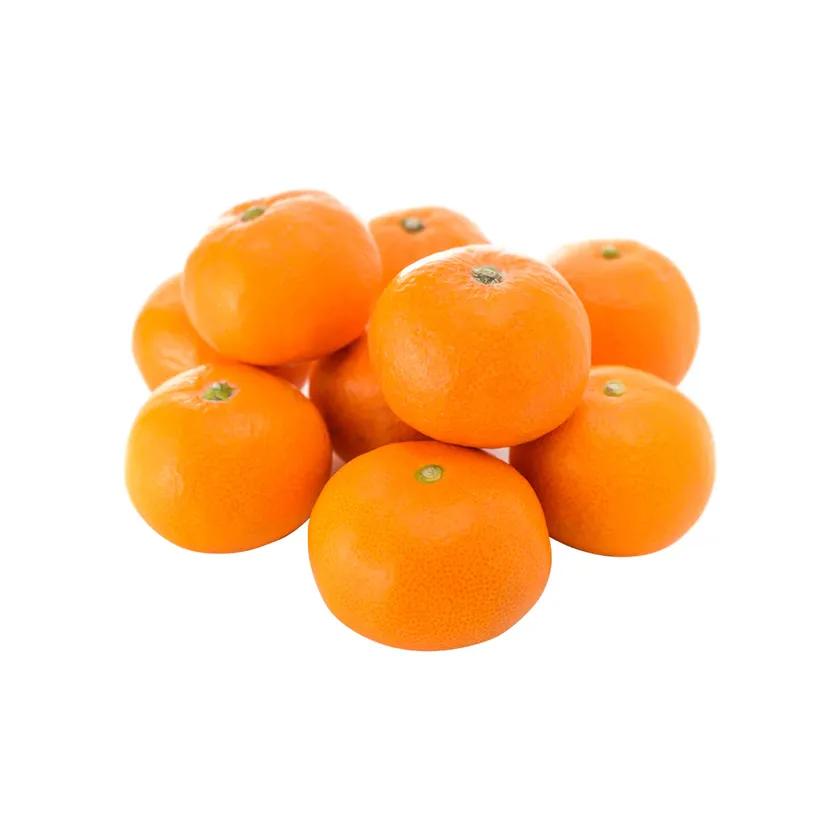
#> input picture CARACTERISTICAS_FRUTAS/naranjas/GH_Naranjas.webp, 840 x 840 px, shrunk from 1200 x 1200 before the run, found by its file name; its folder holds only this picture in this run
$ jupyter execute extraerCaracteristicasBase.ipynb
#> lines starting #> are read from the running program, lines starting #| are printed output that depends on the picture; after the words box and inside, x2 and y2 are one past the last pixel; in counts of white or black regions, pixels touching at a corner belong together
#EXTRAER CARACTERISTICAS BASE DE FRUTAS (NARANJAS)

-------

Carlos Francisco Montoya Urzua

Lunes, 25 de mayo de 2026

[cell 1]
from google.colab import drive
drive.mount('/content/drive', force_remount=True)

[cell 2]
### Código para extraer características de múltiples imágenes y guardar en CSV

import cv2
from google.colab.patches import cv2_imshow
import os
import numpy as np
import pandas as pd
from skimage.feature import local_binary_pattern
from sklearn.preprocessing import LabelEncoder

# Función para extraer características
def extraer_caracteristicas(ruta_imagen):
    # Cargar imagen y convertir a HSV y escala de grises
    imagen_bgr = cv2.imread(ruta_imagen)
#> imagen_bgr is the input picture: shape (840, 840, 3); mean B, G, R 191.8, 221.6, 252.7
    cv2_imshow(imagen_bgr)
    imagen_hsv = cv2.cvtColor(imagen_bgr, cv2.COLOR_BGR2HSV)
#> imagen_hsv: shape (840, 840, 3); mean H, S, V 5.2, 63, 252.7
    imagen_gray = cv2.cvtColor(imagen_bgr, cv2.COLOR_BGR2GRAY)
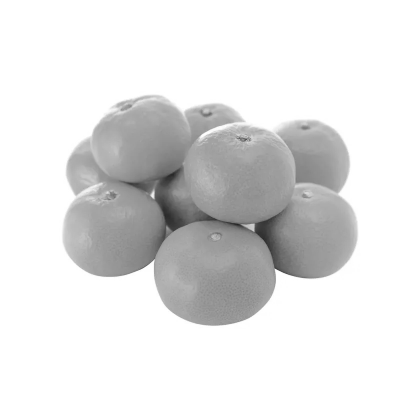
#> imagen_gray: shape (840, 840) (shown at 1/2 size); min 33, max 255, mean 227.5

    # Histograma de color (HSV)
    hist_h = cv2.calcHist([imagen_hsv], [0], None, [8], [0, 180]).flatten()
#> hist_h = [694398, 5358, 973, 515, 2122, 28, 1807, 399]
    hist_s = cv2.calcHist([imagen_hsv], [1], None, [8], [0, 256]).flatten()
#> hist_s = [506903, 2537, 3073, 4069, 7942, 16528, 34507, 130041]
    hist_v = cv2.calcHist([imagen_hsv], [2], None, [8], [0, 256]).flatten()
#> hist_v = [0, 0, 2, 401, 2637, 4800, 7415, 690345]
    hist_color = np.concatenate((hist_h, hist_s, hist_v))
#> hist_color = 24 values, max 694398 at index 0, min 0 at index 16, mean 88200
    hist_color = hist_color / np.sum(hist_color)  # normalización
#> hist_color = 24 values, max 0.328 at index 0, min 0 at index 16, mean 0.0417

    # Características de forma: contornos
    _, binaria = cv2.threshold(imagen_gray, 0, 255, cv2.THRESH_BINARY + cv2.THRESH_OTSU)
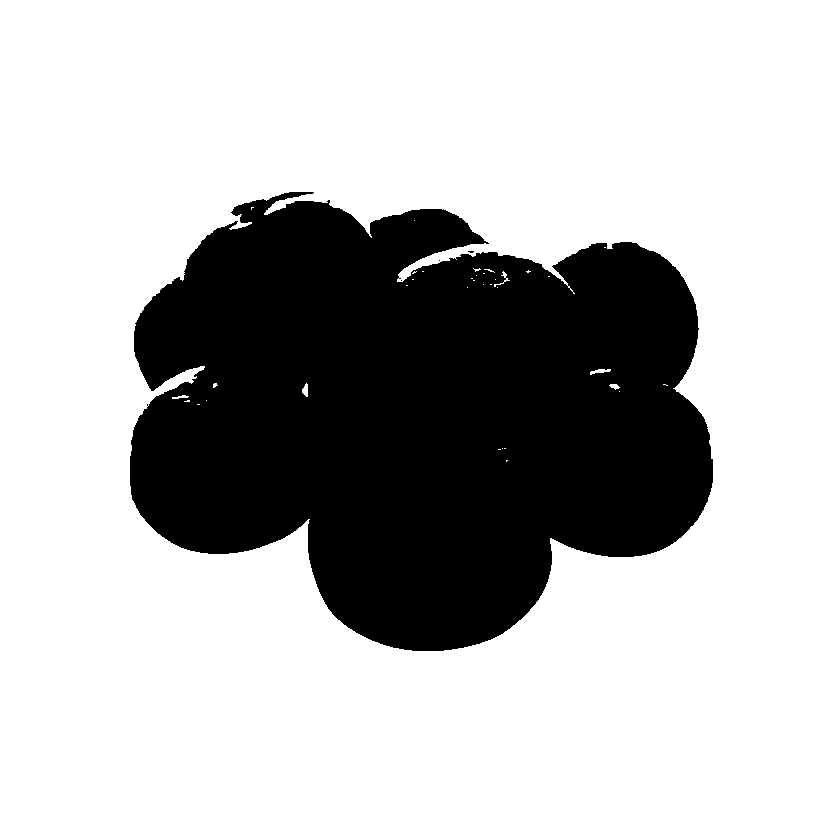
#> binaria: shape (840, 840); 72.8% white; 4 black regions (3 under 20 px), largest, box (x1, y1, x2, y2) and area: (130, 192, 713, 651) 191858
    contornos, _ = cv2.findContours(binaria, cv2.RETR_EXTERNAL, cv2.CHAIN_APPROX_SIMPLE)
#> contornos = [[[0, 0], [0, 839], [839, 839], [839, 0]]]

    if contornos:
        mayor_contorno = max(contornos, key=cv2.contourArea)
#> mayor_contorno = [[0, 0], [0, 839], [839, 839], [839, 0]]
        area = cv2.contourArea(mayor_contorno)
#> area = 703921
        perimetro = cv2.arcLength(mayor_contorno, True)
#> perimetro = 3356
        momentos = cv2.moments(mayor_contorno)
#> momentos = moments, m00 703921, centre m10/m00, m01/m00 = (419.5, 419.5)
        if momentos['m00']==0: momentos['m00']=1
        cx = int(momentos['m10']/momentos['m00']) if momentos['m00'] != 0 else 0
#> cx = 419
        cy = int(momentos['m01']/momentos['m00']) if momentos['m00'] != 0 else 0
#> cy = 419
    else:
        area = perimetro = cx = cy = 0

    forma = np.array([area, perimetro, cx, cy], dtype=np.float32)
#> forma = [703921, 3356, 419, 419]

    # Características de textura: LBP
    lbp = local_binary_pattern(imagen_gray, P=8, R=1, method='uniform')
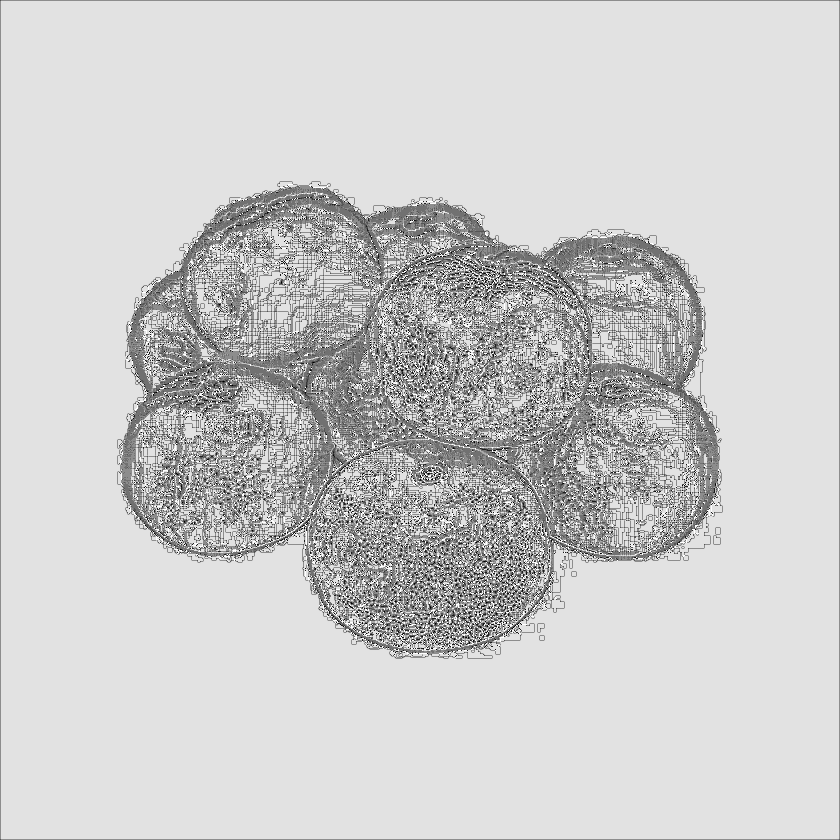
#> lbp: shape (840, 840) float64; min 0, max 9, mean 7.23; drawn with min black and max white
    (hist_lbp, _) = np.histogram(lbp.ravel(), bins=np.arange(0, 10), range=(0, 9))
#> hist_lbp = [2072, 6876, 3205, 23530, 32775, 58458, 16185, 13887, 548612]
    hist_lbp = hist_lbp.astype("float")
    hist_lbp /= (hist_lbp.sum() + 1e-7)
#> hist_lbp = [0.00294, 0.00974, 0.00454, 0.0333, 0.0464, 0.0828, 0.0229, 0.0197, 0.778]

    # Características de puntos clave: ORB
    orb = cv2.ORB_create()
    keypoints, descriptores = orb.detectAndCompute(imagen_gray, None)
#> keypoints = 472 keypoints; strongest (x, y, size): (550, 538, 31), (551, 539, 37.2), (552, 541, 64.3), (550, 539, 44.6)
    num_keypoints = len(keypoints)
#> num_keypoints = 472
    orb_feature = np.array([num_keypoints], dtype=np.float32)
#> orb_feature = [472]

    # Concatenar todas las características
    vector_final = np.concatenate([hist_color, forma, hist_lbp, orb_feature])
#> vector_final = 38 values, max 703921 at index 24, min 0 at index 16, mean 18647.1

    return vector_final

# Función para recorrer el directorio, extraer características y guardarlas en un CSV
def guardar_caracteristicas_en_csv(directorio_imagenes, archivo_salida):
    # Crear lista para almacenar características y etiquetas
    caracteristicas = []
    etiquetas = []

    # Recorrer el directorio
    for imagen_nombre in os.listdir(directorio_imagenes):
        ruta_imagen = os.path.join(directorio_imagenes, imagen_nombre)

        if not os.path.isfile(ruta_imagen):
            continue

        # Extraer las características
        vector_caracteristicas = extraer_caracteristicas(ruta_imagen)
#> vector_caracteristicas has the same summary as vector_final in extraer_caracteristicas

        # Etiqueta: podemos usar el nombre del archivo o un valor que tú definas
        etiqueta = imagen_nombre.split('.')[0]  # Esto asume que la etiqueta es el nombre de archivo sin la extensión

        # Guardar las características y la etiqueta
        caracteristicas.append(vector_caracteristicas)
        etiquetas.append(etiqueta)

    # Convertir la lista de características a un arreglo de NumPy
    X = np.array(caracteristicas)

    # Convertir las etiquetas a números usando LabelEncoder (si las etiquetas no son numéricas)
    le = LabelEncoder()
    y = le.fit_transform(etiquetas)

    # Crear un DataFrame de Pandas y guardarlo como archivo CSV
    df = pd.DataFrame(X)
#> df = table of 1 rows and 38 columns
    df['etiqueta'] = y
    df.to_csv(archivo_salida, index=False)
    print(f"Archivo CSV guardado en: {archivo_salida}")

# Ejecutar el proceso para un conjunto de imágenes

directorio_imagenes = '/content/drive/MyDrive/Colab Notebooks/CARACTERISTICAS_FRUTAS/naranjas'  # Cambia esto a la ruta de tus imágenes
archivo_salida = '/content/drive/MyDrive/Colab Notebooks/CARACTERISTICAS_FRUTAS/caracteristicas_imagenes.csv'  # Nombre del archivo CSV de salida

guardar_caracteristicas_en_csv(directorio_imagenes, archivo_salida)

$ run again, on CARACTERISTICAS_FRUTAS/naranjas/tipos-variedades-naranjas-1691235048vTbul.webp
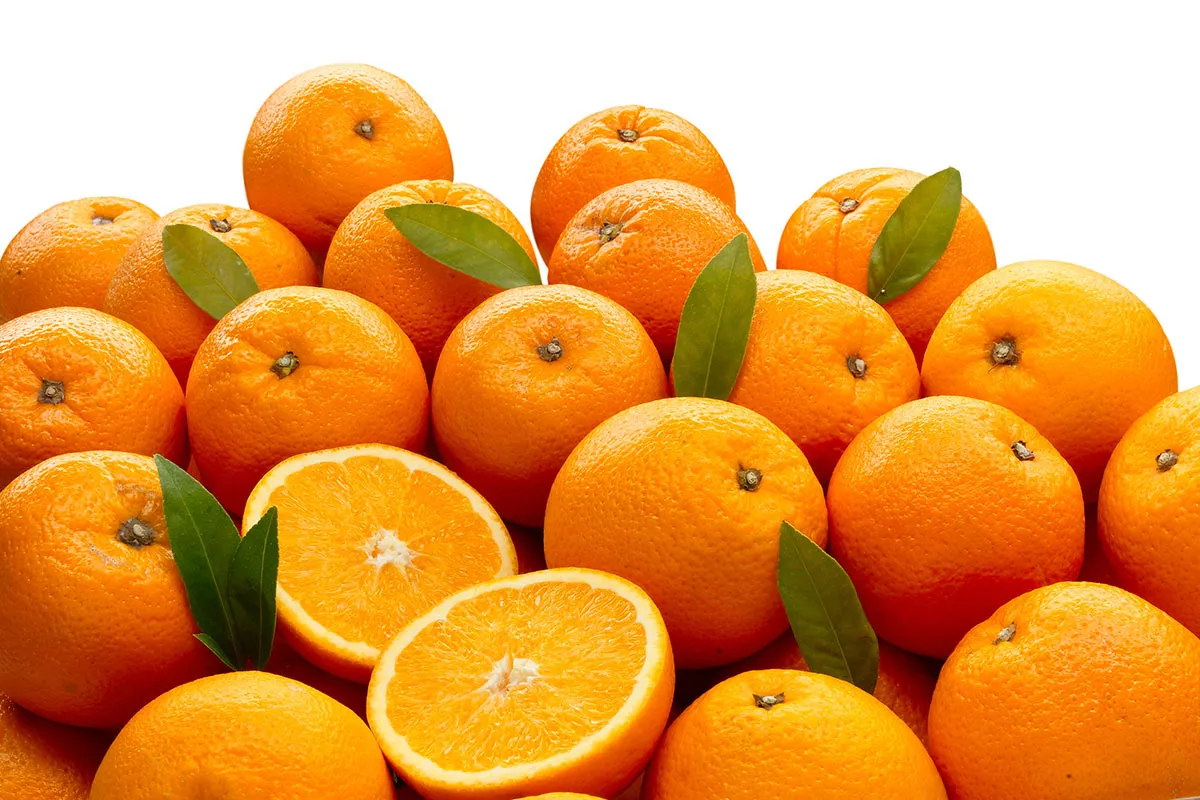
#> input picture CARACTERISTICAS_FRUTAS/naranjas/tipos-variedades-naranjas-1691235048vTbul.webp, 1200 x 800 px, found by its file name
#> in extraer_caracteristicas, imagen_bgr is the input picture: shape (800, 1200, 3); mean B, G, R 75.6, 153.7, 225.7
#> imagen_hsv: shape (800, 1200, 3); mean H, S, V 14.3, 178.2, 225.9
#> hist_h = [870771, 76625, 744, 470, 1341, 79, 1123, 8847]
#> hist_s = [220219, 2481, 12095, 23155, 24328, 33986, 61659, 582077]
#> hist_v = [3154, 8306, 25045, 27830, 47879, 48928, 89750, 709108]
#> in extraer_caracteristicas, `hist_color = np.concatenate((hist_h, hist_s, hist_v))`: hist_color = 24 values, max 870771 at index 0, min 79 at index 5, mean 120000
#> in extraer_caracteristicas, `hist_color = hist_color / np.sum(hist_color)`: hist_color = 24 values, max 0.302 at index 0, min 2.74e-05 at index 5, mean 0.0417
#> in extraer_caracteristicas, `_, binaria = cv2.threshold(imagen_gray, 0, 255, cv2.THRESH_BINARY + cv..`:
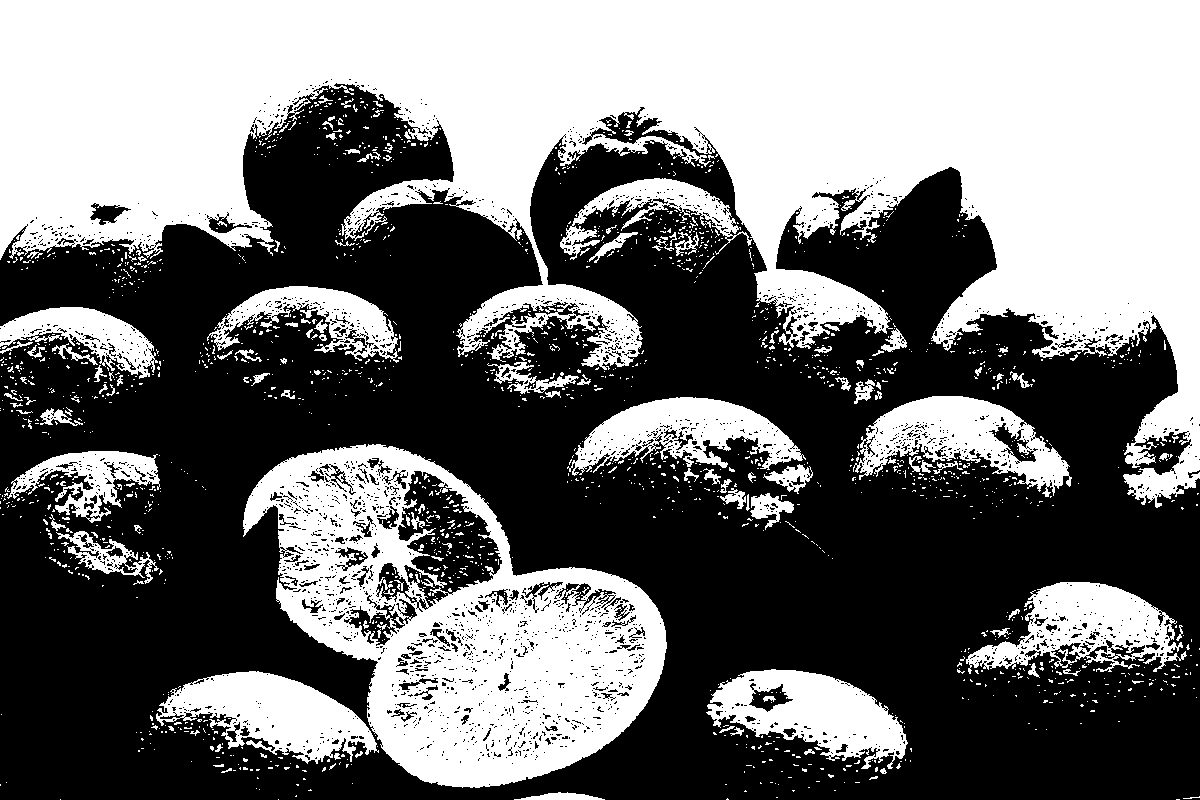
#> binaria: shape (800, 1200); 45.1% white; 1818 white regions (1678 under 20 px)
#> contornos = 1642 contours, 1573 with area under 20; largest, box (x1, y1, x2, y2) and area: (0, 0, 1200, 508) 276500, (243, 444, 667, 788) 86387, (706, 669, 908, 769) 11056, (156, 671, 379, 764) 10900, (966, 582, 1187, 674) 10764
#> mayor_contorno = contour of 4785 points, box (x1, y1, x2, y2) (0, 0, 1200, 508), area 276500
#> area = 276500
#> perimetro = 10785.2
#> momentos = moments, m00 276500, centre m10/m00, m01/m00 = (664.9, 136.8)
#> cx = 664
#> cy = 136
#> forma = [276500, 10785.2, 664, 136]
#> in extraer_caracteristicas, `lbp = local_binary_pattern(imagen_gray, P=8, R=1, method='uniform')`:
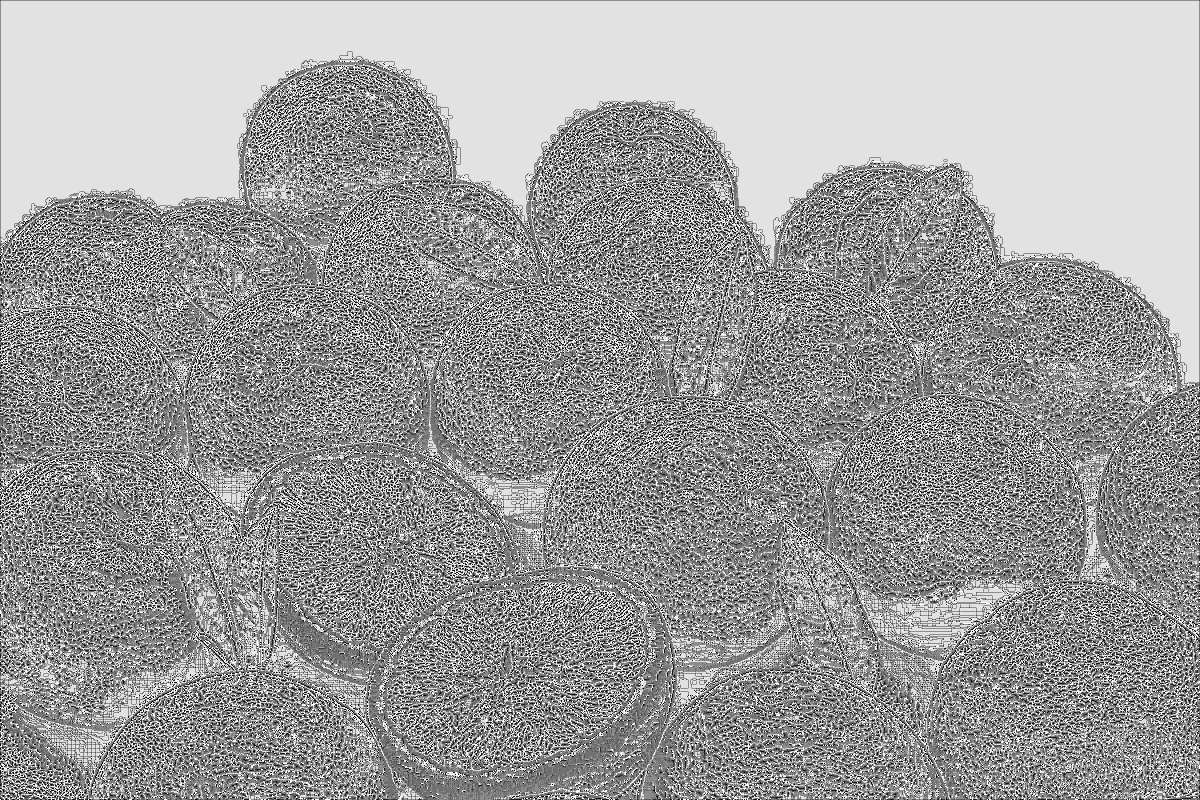
#> lbp: shape (800, 1200) float64; min 0, max 9, mean 5.59; drawn with min black and max white
#> in extraer_caracteristicas, `(hist_lbp, _) = np.histogram(lbp.ravel(), bins=np.arange(0, 10), range..`: hist_lbp = [26132, 49257, 36678, 96443, 134369, 133587, 66350, 56968, 360216]
#> in extraer_caracteristicas, `hist_lbp /= (hist_lbp.sum() + 1e-7)`: hist_lbp = [0.0272, 0.0513, 0.0382, 0.1, 0.14, 0.139, 0.0691, 0.0593, 0.375]
#> keypoints = 500 keypoints; strongest (x, y, size): (1019, 444, 31), (523, 566, 111.1), (1020, 441, 31), (225, 220, 31)
#> num_keypoints = 500
#> orb_feature = [500]
#> vector_final = 38 values, max 276500 at index 24, min 2.74e-05 at index 5, mean 7594.4
#> vector_caracteristicas has the same summary as vector_final in extraer_caracteristicas
#> df = table of 1 rows and 38 columns
